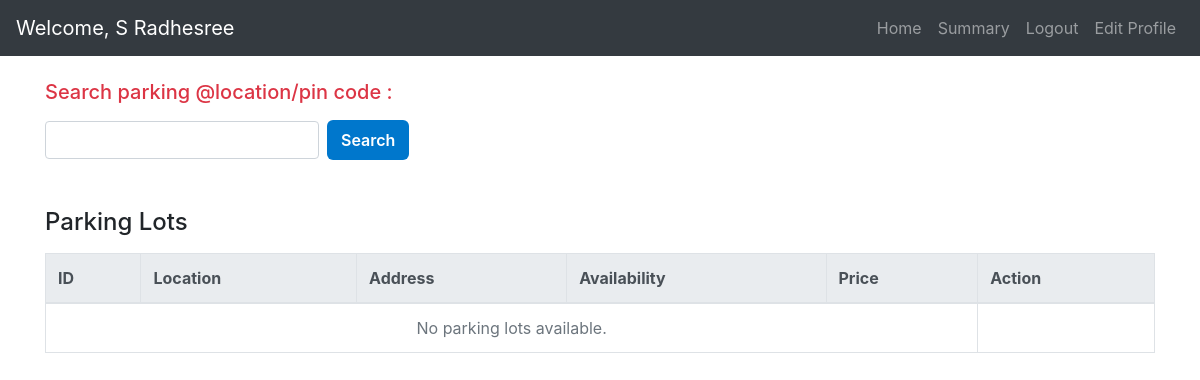
The page /user_search/1 on the database as committed earlier.
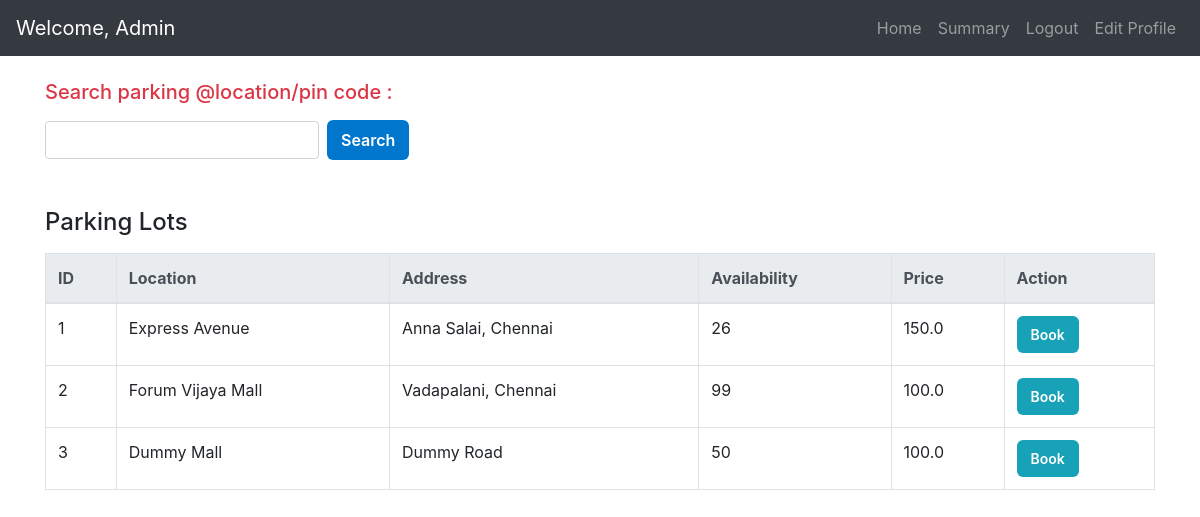
The same page on the database as committed later.
### models/models.py (models this page shows)
class User(db.Model):
    __tablename__= 'users'
    id= db.Column(db.Integer, primary_key=True)
    email= db.Column(db.String, unique=True, nullable=False)
    password= db.Column(db.String, nullable=False)
    full_name= db.Column(db.String)
    address= db.Column(db.String)
    pincode= db.Column(db.String)
    type= db.Column(db.String, default="general")
    reservations= relationship('Reservation', back_populates='user')

class ParkingLot(db.Model):
    __tablename__= 'parking_lots'
    id= db.Column(db.Integer, primary_key=True)
    prime_location_name= db.Column(db.String, nullable=False)
    price= db.Column(db.Float, nullable=False)
    address= db.Column(db.String)
    pin_code= db.Column(db.String)
    number_of_spots= db.Column(db.Integer)
    spots= relationship('ParkingSpot', back_populates='lot')

### controllers/users.py (the view)
@app.route('/user_search/<int:user_id>', methods=['GET'])
def user_search(user_id):
    user = User.query.get_or_404(user_id)
    search = request.args.get('query', '').strip()
    if search:
        by_location = ParkingLot.query.filter(ParkingLot.prime_location_name.ilike(f"%{search}%")).all()
        by_address = ParkingLot.query.filter(ParkingLot.address.ilike(f"%{search}%")).all()
        by_pincode = ParkingLot.query.filter(ParkingLot.pin_code.ilike(f"%{search}%")).all()
        combined = {lot.id: lot for lot in (by_location + by_address + by_pincode)}
        parking_lots = list(combined.values())
    else:
        parking_lots = ParkingLot.query.all()
    return render_template(
        'user_search.html',
        user=user,
        parking_lots=parking_lots
    )

### templates/user_search.html (shortened to what this page needs)
<!DOCTYPE html>
<html lang="en">
<head>
  <link rel="stylesheet" href="https://cdn.jsdelivr.net/npm/bootstrap@4.0.0/dist/css/bootstrap.min.css" />
  <link rel="stylesheet" href="{{ url_for('static', filename='user.css') }}">
</head>
<body>
  <nav class="navbar navbar-expand-lg navbar-dark bg-dark">
    <a class="navbar-brand" href="#">Welcome, {{ user.full_name }}</a>
    <div class="collapse navbar-collapse" id="userNavbar">
      <ul class="navbar-nav ml-auto">
        <li class="nav-item"><a class="nav-link" href="{{ url_for('user_dashboard', user_id=user.id) }}">Home</a></li>
        <li class="nav-item"><a class="nav-link" href="/user_summary">Summary</a></li>
        <li class="nav-item"><a class="nav-link" href="/login">Logout</a></li>
        <li class="nav-item"><a class="nav-link" href="{{ url_for('edit_profile', user_id=user.id) }}" id="editProfileLink">Edit Profile</a></li>
      </ul>
    </div>
  </nav>
  <div class="container mt-4">
    <section class="search-parking mb-5">
      <h5 class="mb-3 text-danger">Search parking @location/pin code :</h5>
      <form action="{{ url_for('user_search', user_id=user.id) }}" method="GET" class="form-inline">
        <input type="text" name="query" class="form-control mr-2" required />
        <button type="submit" class="btn btn-primary">Search</button>
      </form>
    </section>
    <section class="parking-lots">
      <h4 class="mb-3">Parking Lots</h4>
      <table class="table table-bordered table-hover">
        <thead class="thead-light">
          <tr>
            <th>ID</th>
            <th>Location</th>
            <th>Address</th>
            <th>Availability</th>
            <th>Price</th>
            <th>Action</th>
          </tr>
        </thead>
        <tbody>
          {% for lot in parking_lots %}
          <tr>
            <td>{{ lot.id }}</td>
            <td>{{ lot.prime_location_name }}</td>
            <td>{{ lot.address  }}</td>
            <td>{{ lot.number_of_spots }}</td>
            <td>{{ lot.price }}</td>
            <td>
              <form method="GET" action="{{ url_for('book_slot', lot_id=lot.id, user_id=user.id) }}">
                <button type="submit" class="btn btn-sm btn-info">Book</button>
              </form>
            </td>
          </tr>
          {% else %}
          <tr>
            <td colspan="5" class="text-center text-muted">No parking lots available.</td>
          </tr>
          {% endfor %}
        </tbody>
      </table>
    </section>
  </div>
</body>
</html>

Rows that differ between the two databases and show on the page:
changed User: full_name "S Radhesree" → "Admin"
added ParkingLot: id "1", prime_location_name "Express Avenue", address "Anna Salai, Chennai", number_of_spots "26", price "150.0"
added ParkingLot: id "2", prime_location_name "Forum Vijaya Mall", address "Vadapalani, Chennai", number_of_spots "99", price "100.0"
added ParkingLot: id "3", prime_location_name "Dummy Mall", address "Dummy Road", number_of_spots "50", price "100.0"
Other text that changed with them:
text no longer shown: "No parking lots available."
